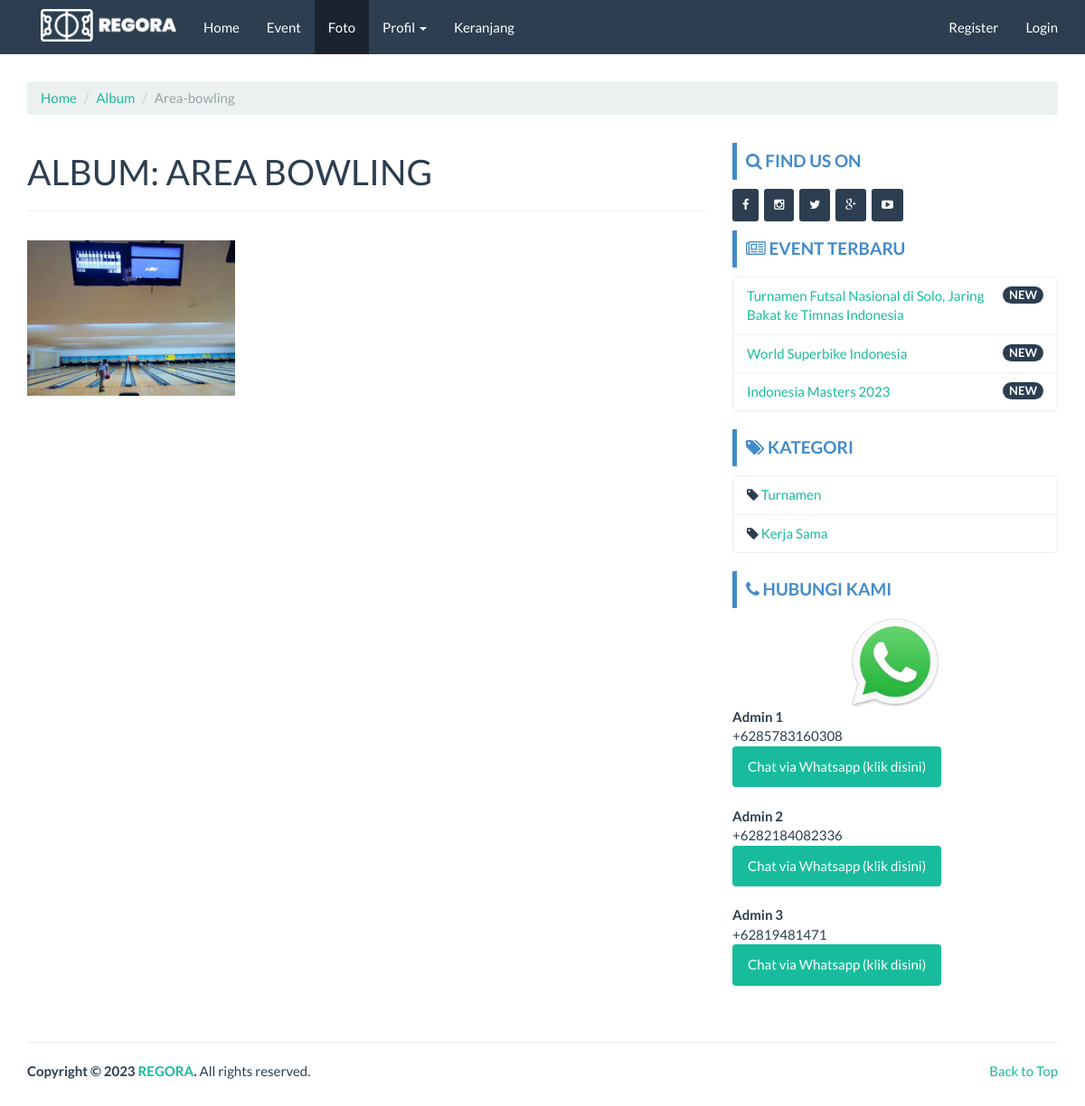
The page /gallery/read/area-bowling on the database its author committed.
### tables this page shows
CREATE TABLE `foto` (
  `id_foto` int(11) NOT NULL,
  `album_id` int(11) NOT NULL,
  `nama_foto` char(100) NOT NULL,
  `slug_foto` char(100) NOT NULL,
  `foto` text NOT NULL,
  `created_by` char(20) NOT NULL,
  `created_at` datetime NOT NULL DEFAULT current_timestamp(),
  `modified_by` char(20) NOT NULL,
  `modified_at` datetime DEFAULT NULL ON UPDATE current_timestamp()
);

CREATE TABLE `event` (
  `id_event` int(11) NOT NULL,
  `nama_event` varchar(100) NOT NULL,
  `slug_event` varchar(100) DEFAULT NULL,
  `deskripsi` text DEFAULT NULL,
  `kategori` int(11) DEFAULT NULL,
  `foto` text DEFAULT NULL,
  `foto_type` char(10) DEFAULT NULL,
  `created_at` datetime NOT NULL DEFAULT current_timestamp(),
  `created_by` char(50) NOT NULL,
  `modified_at` datetime DEFAULT NULL ON UPDATE current_timestamp(),
  `modified_by` char(50) NOT NULL
);

CREATE TABLE `kategori` (
  `id_kategori` int(11) NOT NULL,
  `nama_kategori` varchar(20) NOT NULL,
  `slug_kat` varchar(20) NOT NULL,
  `created_by` char(50) NOT NULL,
  `created_at` datetime NOT NULL DEFAULT current_timestamp(),
  `modified_by` char(50) NOT NULL,
  `modified_at` datetime DEFAULT NULL ON UPDATE current_timestamp()
);

CREATE TABLE `kontak` (
  `id_kontak` int(11) NOT NULL,
  `nama_kontak` char(50) NOT NULL,
  `nohp` char(50) NOT NULL,
  `created_by` char(50) NOT NULL,
  `created_at` datetime NOT NULL DEFAULT current_timestamp(),
  `modified_by` char(50) NOT NULL,
  `modified_at` datetime DEFAULT NULL ON UPDATE current_timestamp()
);

### application/controllers/Gallery.php (called while the page is built, shortened)
<?php
class Gallery extends CI_Controller {
	function __construct()
  {
		$this->load->helper('clean');
		$this->load->model('Album_model');
		$this->load->model('Company_model');
		$this->load->model('Event_model');
		$this->load->model('Foto_model');
		$this->load->model('Kategori_model');
		$this->load->model('Kontak_model');
		$this->data['company_data'] 			= $this->Company_model->get_by_company();
		$this->data['event_sidebar'] 			= $this->Event_model->get_all_sidebar();
		$this->data['kategori_sidebar'] 	= $this->Kategori_model->get_all();
		$this->data['kontak_sidebar'] 		= $this->Kontak_model->get_all();
  }
	public function read($id)
	{
		$row = $this->Album_model->get_by_id_front($id)->row();
		if ($row)
    {
			$this->data['title'] 						= 'Album '.$row->nama_album;
    	$this->data['album_detail']     = $this->Album_model->get_by_id_front($id)->result();
			$this->load->view('front/album/foto', $this->data);
    }
	}
}

### index.php (called while the page is built, shortened)
<?php
require_once BASEPATH.'core/CodeIgniter.php';

### application/helpers/clean_helper.php (called while the page is built, shortened)
<?php
function clean2($string)
{
 $c       = array (',','-');
 $string  = str_replace($c, ' ', $string);
 return $string;
}
?>

### application/models/Album_model.php (called while the page is built, shortened)
<?php  if ( ! defined('BASEPATH')) exit('No direct script access allowed');
class Album_model extends CI_Model
{
  public $table = 'album';
  function get_by_id_front($id)
  {
    $this->db->join('foto', 'album.id_album = foto.album_id');
    $this->db->where('album.slug_album', $id);
    return $this->db->get($this->table);
  }
}

### application/models/Event_model.php (called while the page is built, shortened)
<?php  if ( ! defined('BASEPATH')) exit('No direct script access allowed');
class Event_model extends CI_Model
{
  public $table = 'event';
  public $id    = 'id_event';
  public $order = 'DESC';
  function get_all_sidebar()
  {
    $this->db->limit(3);
    $this->db->order_by($this->id, $this->order);
    return $this->db->get($this->table)->result();
  }
}

### application/models/Kategori_model.php (called while the page is built, shortened)
<?php  if ( ! defined('BASEPATH')) exit('No direct script access allowed');
class Kategori_model extends CI_Model
{
  public $table = 'kategori';
  function get_all()
  {
    return $this->db->get($this->table)->result();
  }
}

### application/models/Kontak_model.php (called while the page is built, shortened)
<?php  if ( ! defined('BASEPATH')) exit('No direct script access allowed');
class Kontak_model extends CI_Model
{
  public $table = 'kontak';
  function get_all()
  {
    return $this->db->get($this->table)->result();
  }
}

### application/views/front/modul/mod_cs.php (the view)
<div class="bs-callout bs-callout-primary"><h4><i class="fa fa-phone"></i> Hubungi Kami</h4></div>
<ul class="list-group">
  <div align="center"><img src="<?php echo base_url('assets/images/wa.jpg') ?>" width="100px"></div>
  <?php foreach($kontak_sidebar as $kontak){?>
    <b><?php echo $kontak->nama_kontak ?></b><br>
    +<?php echo $kontak->nohp ?><br>
    <a href="https://api.whatsapp.com/send?phone=+<?php echo $kontak->nohp ?>&text=Hi%20Gan,%20Saya%20mau%20booking%20lapangan">
      <button class="btn btn-success" type="submit" name="button">Chat via Whatsapp (klik disini)</button>
    </a><br><br>
  <?php } ?>
</ul>

### application/views/front/album/foto.php (shortened to what this page needs)
<?php $this->load->view('front/header'); ?>
<?php $this->load->view('front/navbar'); ?>
<div class="container">
	<ol class="breadcrumb">
		<li><a href="<?php echo base_url() ?>">Home</a></li>
		<li><a href="<?php echo base_url('gallery/album') ?>">Album</a></li>
		<li class="active"><?php echo ucfirst($this->uri->segment(3)) ?></li>
	</ol>
	<div class="row">
		<div class="col-md-8"><h1>ALBUM: <?php echo strtoupper(clean2(ucfirst($this->uri->segment(3)))) ?></h1><hr>
			<div class="row">
				<?php foreach($album_detail as $foto){ ?>
	        <div class="col-md-4">
						<?php
						if(empty($foto->foto)) {echo "<img id='zoom-image' class='img-responsive' src='".base_url()."assets/images/no_image_thumb.png'>";}
						else { echo " <img id='zoom-image' class='img-responsive' src='".base_url()."assets/images/foto/".$foto->foto."'> ";}
						?>
					</div>
				<?php } ?>
			</div>
		</div>
		<?php $this->load->view('front/sidebar'); ?>
	</div>
</div>

### application/views/front/modul/mod_event.php
<div class="bs-callout bs-callout-primary mt-3">
  <h4><i class="fa fa-newspaper-o"></i> Event Terbaru</h4>
</div>
<ul class="list-group">
  <?php
  foreach ($event_sidebar as $event_sidebar) {
  ?>
    <li class="list-group-item">
      <span class="badge">NEW</span>
      <?php echo anchor('event/read/' . $event_sidebar->slug_event . '', '' . $event_sidebar->nama_event . '') ?>
    </li>
  <?php } ?>
</ul>

### application/views/front/modul/mod_kategori.php (shortened to what this page needs)
<div class="bs-callout bs-callout-primary"><h4><i class="fa fa-tags"></i> Kategori</h4></div>
<ul class="list-group">
  <?php
  foreach ($kategori_sidebar as $kategori_sidebar)
  {
  ?>
  <li class="list-group-item">
    <i class="fa fa-tag"></i> <?php echo anchor('event/kategori/'.$kategori_sidebar->slug_kat.'',''.$kategori_sidebar->nama_kategori.'') ?>
  </li>
  <?php } ?>
</ul>

### assets/template/frontend/css/custom.css (style rules this page uses)
h4 { font-weight: bold; text-transform: uppercase; }
.bs-callout { padding: 10px; margin-top: 10px; margin-bottom: 10px; border: 0px solid #eee; border-left-width: 5px; border-radius: 1px; }
.bs-callout h4 { margin-top: 0; margin-bottom: 0px; }
.bs-callout-primary { border-left-color: #428bca; }
.bs-callout-primary h4 { color: #428bca; }
a:hover, a:visited, a:link, a:active { text-decoration: none; }
#zoom-image { cursor: zoom-in; }

### rows shown on the page
foto: foto (picture)
event: slug_event+nama_event "Turnamen Futsal Nasional di Solo, Jaring Bakat ke Timnas Indonesia"
event: slug_event+nama_event "World Superbike Indonesia"
event: slug_event+nama_event "Indonesia Masters 2023"
kategori: slug_kat+nama_kategori "Turnamen"
kategori: slug_kat+nama_kategori "Kerja Sama"
kontak: nama_kontak "Admin 1", nohp "6285783160308"
kontak: nama_kontak "Admin 2", nohp "6282184082336"
kontak: nama_kontak "Admin 3", nohp "62819481471"

### other values the page prints
$this->uri->segment(3) "Area-bowling"
clean2(ucfirst($this->uri->segment(3))) "AREA BOWLING"
